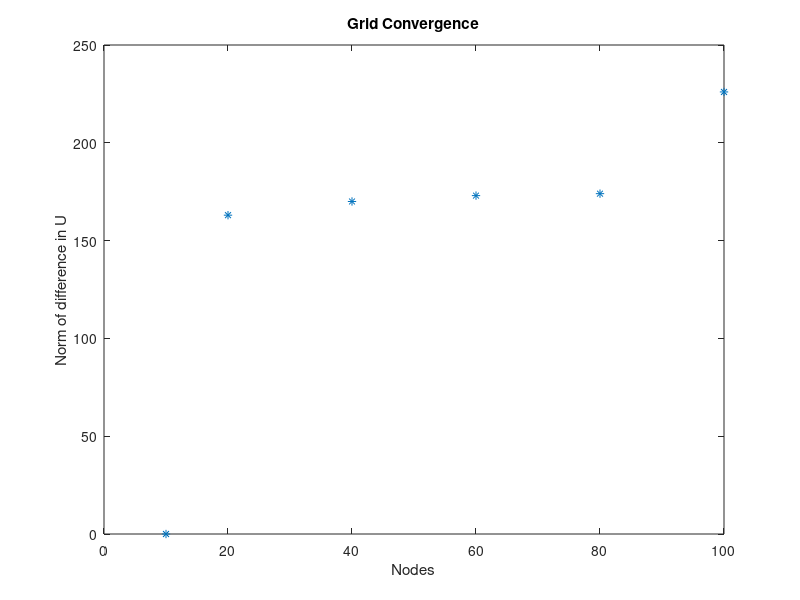
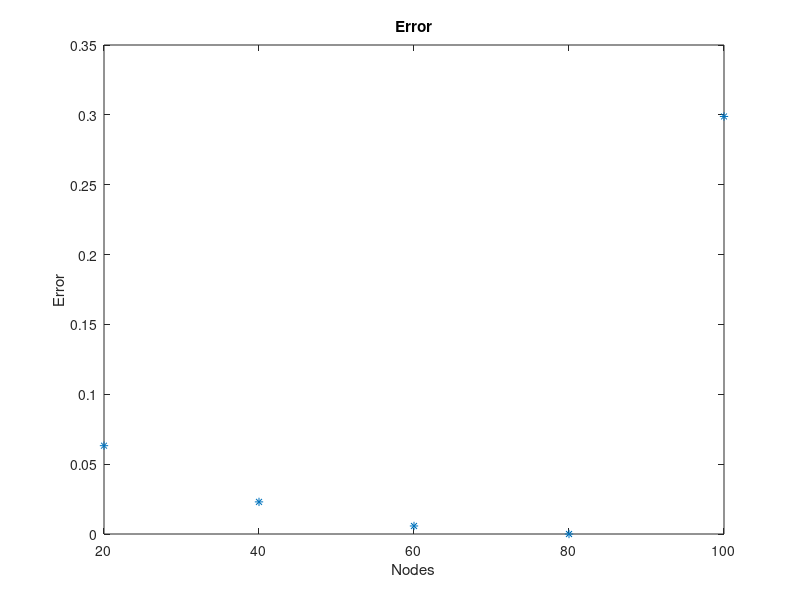

Write the MATLAB code that produced these figures, in order.
clc;clear;close all
N=[10 20 40 60 80 100 120];

NormU=[174 250 413 583 756 930 1156];

n=length(N);
for i=2:n-1
    NormDiff(i) = NormU(i+1) - NormU(i);
end

plot(N(1:6),NormDiff,'*')
figure(1)
title('Grid Convergence')
xlabel('Nodes')
ylabel('Norm of difference in U')
for i=1:6
Error(i)=abs(NormDiff(i)-NormDiff(5))/(NormDiff(5));
end

figure(2)
plot(N(2:6),Error(2:6),'*')
title('Error')
xlabel('Nodes')
ylabel('Error')